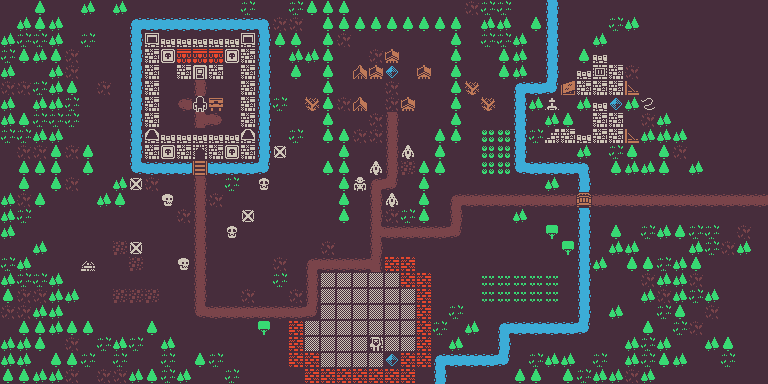

Rendered tile map (Tiled .tmx) drawn with the repository's tilesets; below, a short description and the full map source, tile grids included:
An orthogonal 48x24 tile map with 16x16 px tiles, 1 tile layer (Tile Layer 1).

<map version="1.10" tiledversion="1.10.2" orientation="orthogonal" renderorder="right-down" width="48" height="24" tilewidth="16" tileheight="16" infinite="0" nextlayerid="3" nextobjectid="1">
 <tileset firstgid="1" source="tileset_colored.tsx" />
 <layer id="2" name="Tile Layer 1" width="48" height="24">
  <data encoding="csv">
1,1,33,1,1,68,1,68,1,1,1,1,1,1,1,6,1,1,6,33,33,33,1,1,1,1,1,1,1,2,6,6,1,1,137,1,1,1,1,1,1,1,1,1,1,1,1,1,
1,68,33,68,1,1,1,1,138,2684354697,2684354697,2684354697,2684354697,2684354697,2684354697,2684354697,2684354698,2,2,1,33,33,33,33,33,33,33,33,33,1,68,68,1,33,137,1,1,1,6,68,1,1,1,1,1,1,1,1,
68,6,6,68,1,6,1,1,137,385,355,355,355,355,355,385,137,33,33,1,33,2,1,1,1,1,1,1,33,1,6,6,68,1,137,1,1,68,1,1,1,1,1,1,1,1,1,1,
6,33,68,33,2,1,1,1,137,417,890,360,360,360,890,417,137,1,68,68,33,1,1,2,649,1,1,1,33,1,1,33,68,1,137,1,33,355,1,1,1,1,1,1,1,1,1,1,
68,1,1,68,2,1,1,1,137,417,1,417,326,417,1,417,137,1,33,1,33,1,648,649,722,1,649,1,33,1,1,33,68,1,137,1,355,557,417,2,1,1,1,1,1,1,1,1,
2,2,6,68,33,1,2,1,137,417,1,1,41,1,1,417,137,1,1,1,33,1,1,1,2,1,1,1,33,71,1,1,138,2684354697,3221225610,491,417,417,417,369,1,1,1,1,1,1,1,1,
68,1,68,68,6,1,1,1,137,417,1,1610612781,281,227,1,417,137,6,1,71,33,2,648,1,2,649,1,1,33,1,71,1,137,68,450,1,68,355,722,68,460,1,1,1,1,1,1,1,
68,33,6,6,6,1,1,1,137,417,1,1,43,2684354605,1,417,137,1,1,1,33,1,1,2,41,1,1,1,33,1,1,1,137,1,68,33,1,417,417,1,2,68,1,1,1,1,1,1,
6,6,68,68,1,1,1,1,137,386,355,355,355,355,355,386,137,1,6,1,33,33,2,2,41,1,1,33,33,1,208,208,137,6,354,417,355,417,417,369,68,68,68,1,1,1,1,1,
1,2,2,33,2,33,1,1,137,417,890,417,421,417,890,417,137,827,1,1,1,33,1,1,41,219,1,33,1,1,208,208,137,1,1,1,68,1,6,33,1,33,2,1,1,1,1,1,
1,33,33,33,1,33,1,1,1610612874,2684354697,2684354697,2684354697,197,2684354697,2684354697,2684354697,3221225610,1,1,1,33,33,1,219,41,3,33,33,1,1,208,208,1610612874,2684354697,2684354697,2684354697,2684354698,1,33,68,68,33,1,68,1,1,1,1,
1,33,1,33,2,1,1,68,827,2,1,1,41,1,6,1,759,1,1,1,1,33,90,42,3758096426,1,33,1,1,1,1,1,1,1,68,1,137,1,1,1,1,1,1,1,1,1,1,1,
68,2,33,1,1,1,68,33,1,1,787,1,41,2,1,1,1,1,1,1,1,33,1,41,219,1,33,1,536870954,2684354601,2684354601,2684354601,2684354601,536870953,2684354601,2684354601,167,2684354601,2684354601,2684354601,2684354601,2684354601,2684354601,2684354601,2684354601,2684354601,2684354601,2684354601,
68,6,1,1,1,1,1,1,1,1,1,2,41,1,1,827,1,1,1,1,1,33,1,41,2,6,33,1,41,1,1,1,68,1,1,1,137,1,1,1,1,1,1,1,1,1,1,1,
68,1,1,1,1,1,1,1,1,1,1,1,41,1,759,1,1,1,1,1,1,1,1,43,2684354601,2684354601,2684354601,2684354601,3221225514,1,1,1,1,1,38,1,137,1,33,1,6,68,33,6,6,1,2,1,
1,1,68,1,1,1,1,3,827,1,1,1,41,1,1,1,1,1,1,1,2,1,1,41,1,1,1,1,1,1,1,1,1,1,1,38,137,1,68,68,1,1,1,68,6,2,68,1,
6,68,1,1,1,401,1,1,3,1,1,787,41,1,1,1,1,2,1,42,2684354601,2684354601,2684354601,3221225515,423,423,1,1,1,1,1,1,1,1,1,1,137,68,1,33,33,6,68,33,1,1,1,1,
68,6,6,68,1,1,1,1,1,1,1,1,41,1,1,1,1,6,1,41,546,546,546,546,546,423,423,1,1,1,206,206,206,206,206,1,137,1,1,1,2,68,68,2,1,1,1,1,
33,2,2,68,68,1,1,3,3,3,1,1,41,1,1,2,1,1,2,41,546,546,546,546,546,546,423,1,1,1,206,206,206,206,206,1,137,1,1,1,68,2,68,6,68,1,1,1,
2,2,68,68,1,1,1,1,1,1,1,1,1610612778,2684354601,2684354601,2684354601,2684354601,2684354601,2684354601,3221225514,546,546,546,546,546,546,423,1,6,1,1,1,1,1,1,1,137,1,68,1,1,6,33,1,2,1,1,1,
1,33,33,68,33,33,1,1,1,33,1,1,1,1,1,1,38,1,423,546,546,546,546,546,546,546,423,6,1,68,1,138,2684354697,2684354697,2684354697,2684354697,3221225610,1,1,1,33,1,6,2,1,1,1,1,
68,68,33,1,2,1,6,68,6,1,68,1,1,1,1,1,1,1,423,546,546,546,546,57,546,546,423,1,68,1,1,137,1,1,1,1,1,1,1,68,6,68,1,1,68,33,1,1,
68,68,1,33,33,6,1,6,1,1,6,1,33,6,1,1,1,1,423,423,546,546,546,546,722,423,423,138,2684354697,2684354697,2684354697,3221225610,1,6,68,68,1,6,1,68,6,33,68,1,1,6,1,1,
33,33,68,68,2,1,2,2,68,33,6,68,1,1,6,1,1,1,1,423,423,423,423,423,423,423,1,137,1,1,1,1,33,33,1,33,6,68,68,2,68,1,1,1,1,1,1,1
</data>
 </layer>
</map>
